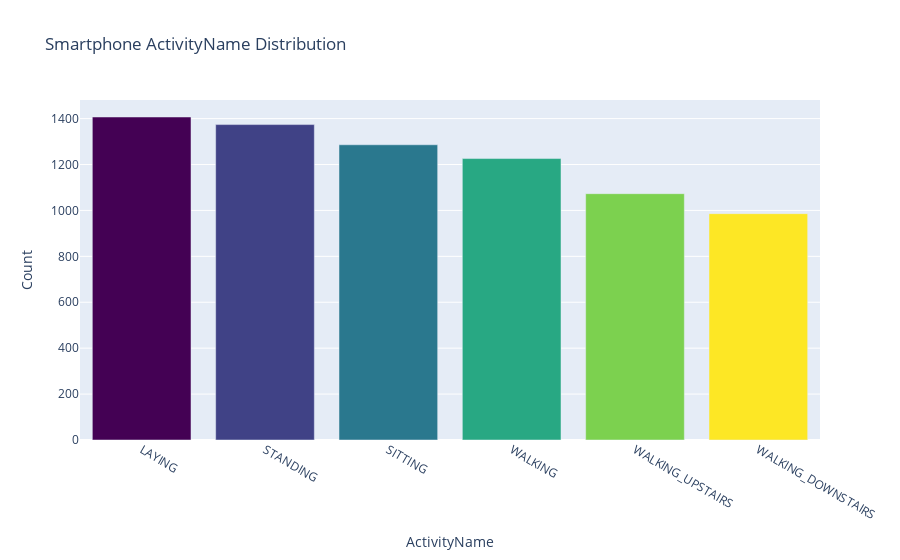

Notebook cell for this chart:
### Markdown cell above
How is the distribution of activity occurrences in this dataset precisely characterized? Let's generate a plot and delve into the analysis.

### Code cell
# Plotting data
label_counts = train['ActivityName'].value_counts()

# Get colors
n = label_counts.shape[0]
color_scale = px.colors.sequential.Viridis  # Use a predefined color scale
colors = px.colors.sample_colorscale(color_scale, n)

# Create plot
bar_trace = go.Bar(
    x=label_counts.index,
    y=label_counts,
    marker=dict(color=colors)
)

layout = go.Layout(
    title='Smartphone ActivityName Distribution',
    xaxis=dict(title='ActivityName'),
    yaxis=dict(title='Count')
)

fig = go.Figure(data=[bar_trace], layout=layout)
fig.show()

### Figure 1 — Plotly figure (JSON) as saved in the notebook; plotly's stock layout.template omitted (floating-point values rounded to 4 significant figures)
{"data": [{"marker": {"color": ["rgb(68, 1, 84)", "rgb(64, 66, 134)", "rgb(42, 120, 142)", "rgb(40, 168, 131)", "rgb(124, 209, 79)", "rgb(253, 231, 37)"]}, "type": "bar", "x": ["LAYING", "STANDING", "SITTING", "WALKING", "WALKING_UPSTAIRS", "WALKING_DOWNSTAIRS"], "y": [1407, 1374, 1286, 1226, 1073, 986]}], "layout": {"title": {"text": "Smartphone ActivityName Distribution"}, "xaxis": {"title": {"text": "ActivityName"}}, "yaxis": {"title": {"text": "Count"}}}}
